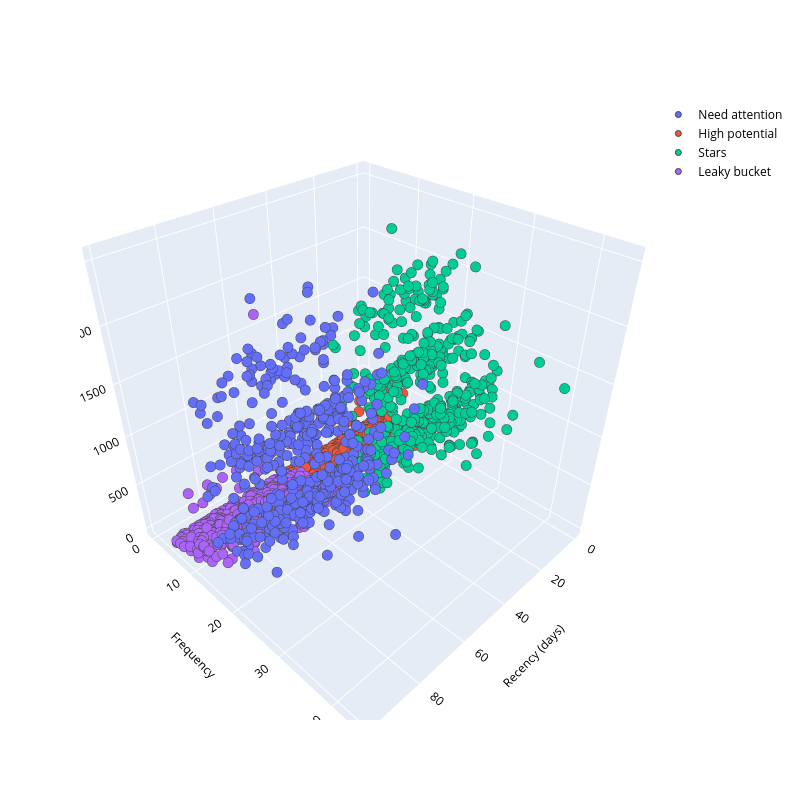

The cell this chart's notebook holds for it:
### Code cell
# Visualize RFM segments in a 3D space (Recency, Frequency, Monetary)
import plotly.graph_objects as go

PLOT = go.Figure()

# Add one 3D scatter trace per customer segment
for C in df1['Segment'].unique():
    PLOT.add_trace(
        go.Scatter3d(
            x=df1[df1['Segment'] == C]['Recency'],
            y=df1[df1['Segment'] == C]['Frequency'],
            z=df1[df1['Segment'] == C]['Monetary'],
            mode='markers',
            marker=dict(
                size=6,
                line=dict(width=1)
            ),
            name=str(C)
        )
    )

# Customize hover information
PLOT.update_traces(
    hovertemplate=
    'Recency: %{x}<br>'
    'Frequency: %{y}<br>'
    'Monetary: %{z}<extra></extra>'
)

# Configure layout and axis titles
PLOT.update_layout(
    width=800,
    height=800,
    autosize=True,
    showlegend=True,
    scene=dict(
        xaxis=dict(
            title=dict(
                text='Recency (days)',
                font=dict(size=12)
            )
        ),
        yaxis=dict(
            title=dict(
                text='Frequency',
                font=dict(size=12)
            )
        ),
        zaxis=dict(
            title=dict(
                text='Monetary',
                font=dict(size=12)
            )
        )
    ),
    font=dict(color='black', size=12)
)

PLOT.show()

### Figure 1 — Plotly figure (JSON) as saved in the notebook; plotly's stock layout.template omitted (floating-point values rounded to 4 significant figures; data arrays with more than 128 entries replaced by an {"elided": "..."} marker saying what was removed)
{"data": [{"hovertemplate": "Recency: %{x}<br>Frequency: %{y}<br>Monetary: %{z}<extra></extra>", "marker": {"line": {"width": 1}, "size": 6}, "mode": "markers", "name": "Need attention", "type": "scatter3d", "x": {"elided": "535 int values"}, "y": {"elided": "535 int values"}, "z": {"elided": "535 int values"}}, {"hovertemplate": "Recency: %{x}<br>Frequency: %{y}<br>Monetary: %{z}<extra></extra>", "marker": {"line": {"width": 1}, "size": 6}, "mode": "markers", "name": "High potential", "type": "scatter3d", "x": {"elided": "596 int values"}, "y": {"elided": "596 int values"}, "z": {"elided": "596 int values"}}, {"hovertemplate": "Recency: %{x}<br>Frequency: %{y}<br>Monetary: %{z}<extra></extra>", "marker": {"line": {"width": 1}, "size": 6}, "mode": "markers", "name": "Stars", "type": "scatter3d", "x": {"elided": "526 int values"}, "y": {"elided": "526 int values"}, "z": {"elided": "526 int values"}}, {"hovertemplate": "Recency: %{x}<br>Frequency: %{y}<br>Monetary: %{z}<extra></extra>", "marker": {"line": {"width": 1}, "size": 6}, "mode": "markers", "name": "Leaky bucket", "type": "scatter3d", "x": {"elided": "583 int values"}, "y": {"elided": "583 int values"}, "z": {"elided": "583 int values"}}], "layout": {"autosize": true, "font": {"color": "black", "size": 12}, "height": 800, "scene": {"xaxis": {"title": {"font": {"size": 12}, "text": "Recency (days)"}}, "yaxis": {"title": {"font": {"size": 12}, "text": "Frequency"}}, "zaxis": {"title": {"font": {"size": 12}, "text": "Monetary"}}}, "showlegend": true, "width": 800}}
